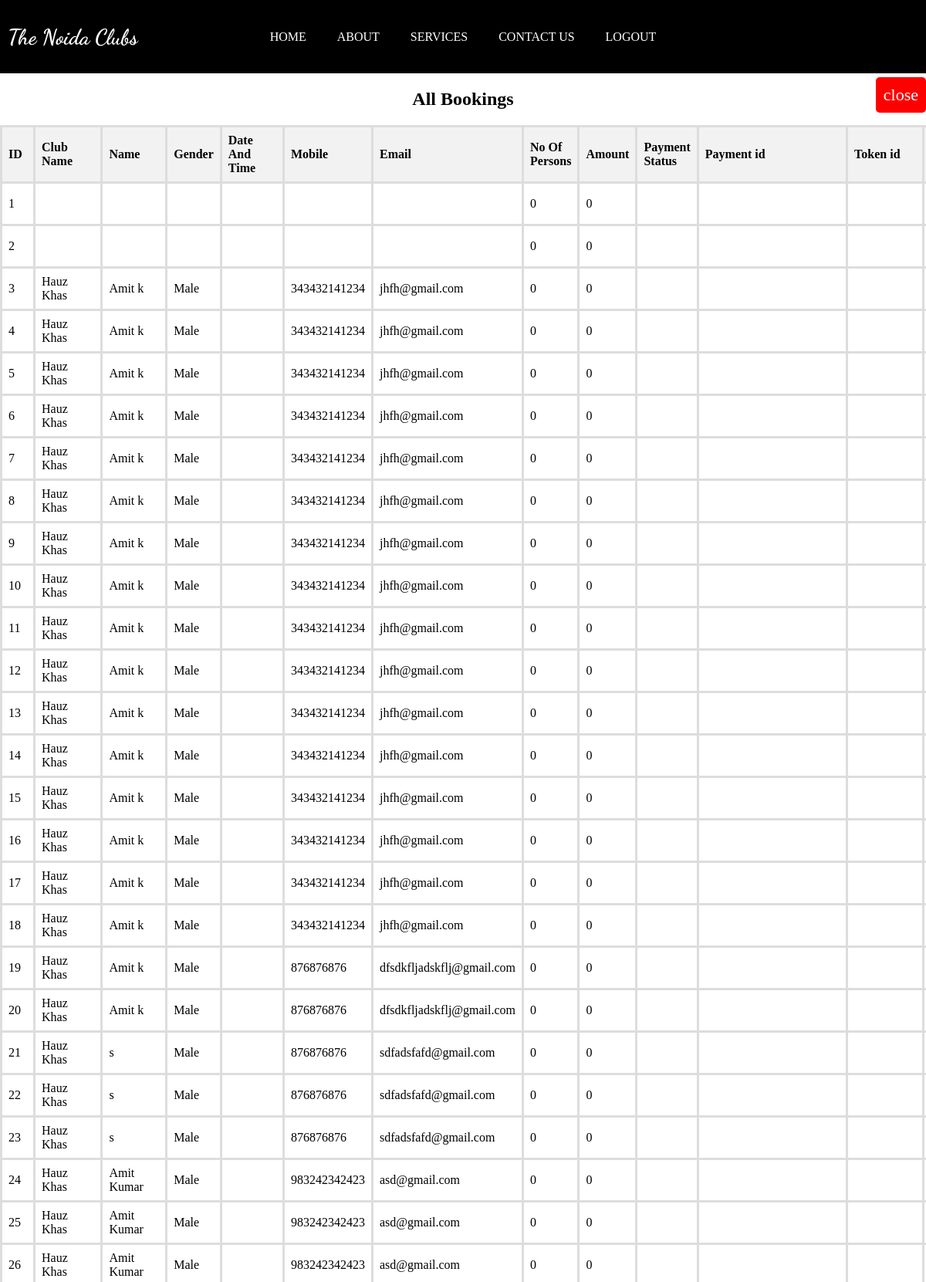
Screenshot of /Html/showallbookings.php (upper part) with the database file from the repository.
### tables this page shows
CREATE TABLE `registrations` (
  `id` int(11) NOT NULL,
  `club` varchar(255) NOT NULL,
  `name` varchar(255) NOT NULL,
  `gender` varchar(10) NOT NULL,
  `date` varchar(25) NOT NULL,
  `mobile` varchar(20) NOT NULL,
  `email` varchar(100) NOT NULL,
  `count` int(10) NOT NULL,
  `amount` int(10) NOT NULL,
  `payment_status` varchar(255) NOT NULL,
  `payment_id` varchar(255) NOT NULL,
  `token_id` varchar(50) NOT NULL,
  `bdate` timestamp(6) NOT NULL DEFAULT current_timestamp(6) ON UPDATE current_timestamp(6)
);

### Html/showallbookings.php (the view, shortened to what this page needs)
<!DOCTYPE html>
<html lang="en">
<head>
    <link rel="stylesheet" href="https://cdnjs.cloudflare.com/ajax/libs/font-awesome/6.6.0/css/all.min.css">
    <link rel="stylesheet" href="https://cdnjs.cloudflare.com/ajax/libs/font-awesome/6.6.0/css/all.min.css">
    <link href="https://cdn.jsdelivr.net/npm/sweetalert2@11.7.10/dist/sweetalert2.min.css" rel="stylesheet">
</head>
<body>
    <nav>
        <h4>The Noida Clubs</h4>
        <a href="../html/index.php">Home</a>
        <a href="../html/about.php">About</a>
        <a href="../html/service.php">Services</a>
        <a href="../html/contact.php">Contact Us</a>
        <a href="../Html/index.php">Logout</a>
    </nav>
    <div class="close"><a href="http://localhost/amitclub/Html/admin.php">close</a></div>
    <?php
   include("db.php");
    $sql = "SELECT * FROM registrations";
    $result = $conn->query($sql);
    ?>
<div class="container">
    <h2 style="text-align:center">All Bookings</h2>
    <?php
    if ($result->num_rows > 0) {
        echo "<table border='1' style='width:100%; border-collapse:collapse'>
                <tr>
                    <th>ID</th>
                    <th>Club Name</th>
                    <th>Name</th>
                    <th>Gender</th>
                    <th>Date And Time</th>
                    <th>Mobile</th>
                    <th>Email</th>
                    <th>No Of Persons</th>
                    <th>Amount</th>
                    <th>Payment Status</th>
                    <th>Payment id</th>
                    <th>Token id</th>
                    <th>Booking Date</th>
                </tr>";
        while ($row = $result->fetch_assoc()) {
            if ($row["payment_status"] === "Success") {
                $rowStyle = "background-color: #c9d4c9; color: black;";
            } elseif ($row["payment_status"] === "Pending") {
                $rowStyle = "background-color: #cb5c5c; color: black;";
            } else {
                $rowStyle = "background-color: white; color: black;";
            }
            echo "<tr style='" . $rowStyle . "'>
                    <td>" . $row["id"] . "</td>
                    <td>" . $row["club"] . "</td>
                    <td>" . $row["name"] . "</td>
                    <td>" . $row["gender"] . "</td>
                    <td>" . $row["date"] . "</td>
                    <td>" . $row["mobile"] . "</td>
                    <td>" . $row["email"] . "</td>
                    <td>" . $row["count"] . "</td>
                    <td>" . $row["amount"] . "</td>
                    <td>" . $row["payment_status"] . "</td>
                    <td>" . $row["payment_id"] . "</td>
                    <td>" . $row["token_id"] . "</td>
                    <td>" . $row["bdate"] . "</td>
                </tr>";
        }
        echo "</table>";
    } else {
        echo "<p>No club bookings found in the database.</p>";
    }
    ?>
</div>
</body>
</html>

### Html/showallbookings.php (style rules this page uses)
* { padding: 0; margin: 0; }
nav { background-color: black; padding: 10px; text-align: center; height: 75px; display: flex; align-items: center; justify-content: center; }
nav a { color: white; padding: 14px 20px; text-decoration: none; text-transform: uppercase; }
nav h4 { font-size: 28px; color: white; position: absolute; left: 10px; font-family: "Dancing Script", cursive; font-optical-sizing: auto; font-style: normal; }
.close { background-color: red; display:inline-block; padding: 10px; cursor: pointer; right: 0; position: absolute; color: white; border-radius: 5px; margin-top: 5px; }
.close a { color: white; text-decoration: none; font-size: 22px; }
table { width: 100%; border-collapse: collapse; margin-top: 20px; margin-bottom: 20px; overflow: scroll; }
table, th, td { border: 3px solid #ddd; }
th, td { padding: 8px; text-align: left; }
th { background-color: #f2f2f2; }
tr:nth-child(even) { background-color: #f9f9f9; }
.container { width: 100%; margin: 0 auto; overflow-x: scroll; }
.container h2 { margin-top: 20px; }

### rows the page displays
registrations: id "1", count "0", amount "0"
registrations: id "2", count "0", amount "0"
registrations: id "3", club "Hauz Khas", name "Amit k", gender "Male", mobile "343432141234", email "jhfh@gmail.com", count "0", amount "0"
registrations: id "4", club "Hauz Khas", name "Amit k", gender "Male", mobile "343432141234", email "jhfh@gmail.com", count "0", amount "0"
registrations: id "5", club "Hauz Khas", name "Amit k", gender "Male", mobile "343432141234", email "jhfh@gmail.com", count "0", amount "0"
registrations: id "6", club "Hauz Khas", name "Amit k", gender "Male", mobile "343432141234", email "jhfh@gmail.com", count "0", amount "0"
registrations: id "7", club "Hauz Khas", name "Amit k", gender "Male", mobile "343432141234", email "jhfh@gmail.com", count "0", amount "0"
registrations: id "8", club "Hauz Khas", name "Amit k", gender "Male", mobile "343432141234", email "jhfh@gmail.com", count "0", amount "0"
registrations: id "9", club "Hauz Khas", name "Amit k", gender "Male", mobile "343432141234", email "jhfh@gmail.com", count "0", amount "0"
registrations: id "10", club "Hauz Khas", name "Amit k", gender "Male", mobile "343432141234", email "jhfh@gmail.com", count "0", amount "0"
registrations: id "11", club "Hauz Khas", name "Amit k", gender "Male", mobile "343432141234", email "jhfh@gmail.com", count "0", amount "0"
registrations: id "12", club "Hauz Khas", name "Amit k", gender "Male", mobile "343432141234", email "jhfh@gmail.com", count "0", amount "0"
registrations: id "13", club "Hauz Khas", name "Amit k", gender "Male", mobile "343432141234", email "jhfh@gmail.com", count "0", amount "0"
registrations: id "14", club "Hauz Khas", name "Amit k", gender "Male", mobile "343432141234", email "jhfh@gmail.com", count "0", amount "0"
registrations: id "15", club "Hauz Khas", name "Amit k", gender "Male", mobile "343432141234", email "jhfh@gmail.com", count "0", amount "0"
registrations: id "16", club "Hauz Khas", name "Amit k", gender "Male", mobile "343432141234", email "jhfh@gmail.com", count "0", amount "0"
registrations: id "17", club "Hauz Khas", name "Amit k", gender "Male", mobile "343432141234", email "jhfh@gmail.com", count "0", amount "0"
registrations: id "18", club "Hauz Khas", name "Amit k", gender "Male", mobile "343432141234", email "jhfh@gmail.com", count "0", amount "0"
registrations: id "19", club "Hauz Khas", name "Amit k", gender "Male", mobile "876876876", email "dfsdkfljadskflj@gmail.com", count "0", amount "0"
registrations: id "20", club "Hauz Khas", name "Amit k", gender "Male", mobile "876876876", email "dfsdkfljadskflj@gmail.com", count "0", amount "0"
registrations: id "21", club "Hauz Khas", name "s", gender "Male", mobile "876876876", email "sdfadsfafd@gmail.com", count "0", amount "0"
registrations: id "22", club "Hauz Khas", name "s", gender "Male", mobile "876876876", email "sdfadsfafd@gmail.com", count "0", amount "0"
registrations: id "23", club "Hauz Khas", name "s", gender "Male", mobile "876876876", email "sdfadsfafd@gmail.com", count "0", amount "0"
registrations: id "24", club "Hauz Khas", name "Amit Kumar", gender "Male", mobile "983242342423", email "asd@gmail.com", count "0", amount "0"
registrations: id "25", club "Hauz Khas", name "Amit Kumar", gender "Male", mobile "983242342423", email "asd@gmail.com", count "0", amount "0"
registrations: id "26", club "Hauz Khas", name "Amit Kumar", gender "Male", mobile "983242342423", email "asd@gmail.com", count "0", amount "0"
